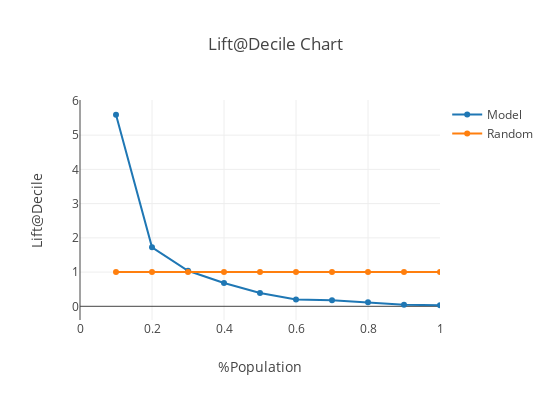

Source (notebook cell):
### Code cell
#list@decile Chart
trace1 = go.Scatter(name='Model',
                    x=x1, y=y1)
trace2 = go.Scatter(name='Random',
                    x=x2, y=y2)


layout=go.Layout(
                width=550, height=400,
                title='Lift@Decile Chart',
                xaxis= dict(title= '%Population', range=[0,1]),
                yaxis=dict(title= 'Lift@Decile')
                )
data = [trace1, trace2]

fig= go.Figure(data=data,layout=layout)
plotly.offline.iplot(fig)

### Figure 1 — Plotly figure (JSON) as saved in the notebook; plotly's stock layout.template omitted (floating-point values rounded to 4 significant figures)
{"data": [{"name": "Model", "type": "scatter", "x": [0.1, 0.2, 0.3, 0.4, 0.5, 0.6, 0.7, 0.8, 0.9, 1], "y": [5.596, 1.724, 1.038, 0.679, 0.387, 0.202, 0.18, 0.116, 0.048, 0.031]}, {"name": "Random", "type": "scatter", "x": [0.1, 0.2, 0.3, 0.4, 0.5, 0.6, 0.7, 0.8, 0.9, 1], "y": [1, 1, 1, 1, 1, 1, 1, 1, 1, 1]}], "layout": {"height": 400, "title": "Lift@Decile Chart", "width": 550, "xaxis": {"range": [0, 1], "title": "%Population"}, "yaxis": {"title": "Lift@Decile"}}}
